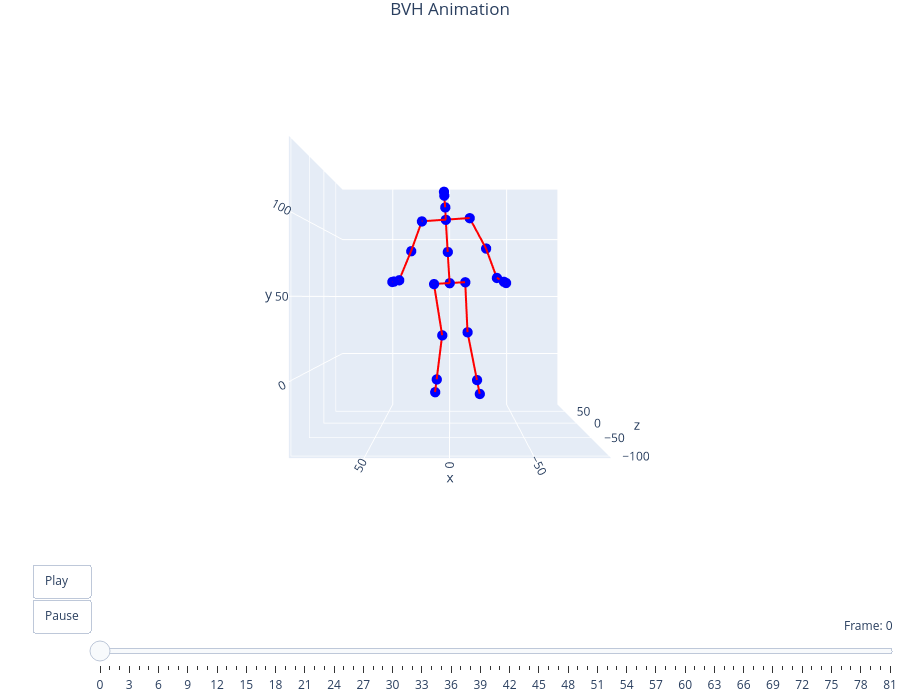

The notebook cell this image was saved under:
### Code cell
filename = "thewave"
viewer = preview_bvh(f'bvh/{filename}.bvh', True, True)

### Figure 1 — Plotly figure (JSON) as saved in the notebook; plotly's stock layout.template omitted (floating-point values rounded to 4 significant figures)
{"data": [{"hoverinfo": "text", "marker": {"color": "blue", "size": 6}, "mode": "markers", "showlegend": false, "text": ["Hips", "Spine", "Chest", "Neck", "Head", "Head_end", "LeftShoulder", "LeftArm", "LeftForeArm", "LeftHand", "LeftHand_end", "RightShoulder", "RightArm", "RightForeArm", "RightHand", "RightHand_end", "LeftUpLeg", "LeftLeg", "LeftFoot", "LeftFoot_end", "RightUpLeg", "RightLeg", "RightFoot", "RightFoot_end"], "type": "scatter3d", "x": [0, 1.386, 2.771, 3.145, 3.792, 3.987, 20.02, 27.87, 35.85, 39.21, 40.22, -14.48, -26.59, -33.93, -38.98, -40.49, 11.7, 5.593, 10.03, 11.36, -11.7, -13.53, -21.2, -23.5], "y": [60, 82.74, 105.4, 113.8, 121.0, 123.4, 104.2, 82.85, 61.53, 60.53, 60.23, 106.6, 85.02, 63.36, 60.56, 59.72, 59.31, 20.84, -14.17, -24.68, 60.69, 22.97, -14.79, -26.11], "z": [0, -8.461, -17.22, -21.12, -28.73, -30.81, -17.49, -15.21, -24.1, -28.63, -29.98, -16.96, -11.95, -19.04, -19.42, -19.54, -0.5993, 2.35, 16.75, 21.06, 0.5993, 5.047, 17.65, 21.43]}, {"hoverinfo": "none", "line": {"color": "red", "width": 4}, "mode": "lines", "showlegend": false, "type": "scatter3d", "x": [1.386, 0, null, 2.771, 1.386, null, 3.145, 2.771, null, 3.792, 3.145, null, 3.987, 3.792, null, 20.02, 2.771, null, 27.87, 20.02, null, 35.85, 27.87, null, 39.21, 35.85, null, 40.22, 39.21, null, -14.48, 2.771, null, -26.59, -14.48, null, -33.93, -26.59, null, -38.98, -33.93, null, -40.49, -38.98, null, 11.7, 0, null, 5.593, 11.7, null, 10.03, 5.593, null, 11.36, 10.03, null, -11.7, 0, null, -13.53, -11.7, null, -21.2, -13.53, null, -23.5, -21.2, null], "y": [82.74, 60, null, 105.4, 82.74, null, 113.8, 105.4, null, 121.0, 113.8, null, 123.4, 121.0, null, 104.2, 105.4, null, 82.85, 104.2, null, 61.53, 82.85, null, 60.53, 61.53, null, 60.23, 60.53, null, 106.6, 105.4, null, 85.02, 106.6, null, 63.36, 85.02, null, 60.56, 63.36, null, 59.72, 60.56, null, 59.31, 60, null, 20.84, 59.31, null, -14.17, 20.84, null, -24.68, -14.17, null, 60.69, 60, null, 22.97, 60.69, null, -14.79, 22.97, null, -26.11, -14.79, null], "z": [-8.461, 0, null, -17.22, -8.461, null, -21.12, -17.22, null, -28.73, -21.12, null, -30.81, -28.73, null, -17.49, -17.22, null, -15.21, -17.49, null, -24.1, -15.21, null, -28.63, -24.1, null, -29.98, -28.63, null, -16.96, -17.22, null, -11.95, -16.96, null, -19.04, -11.95, null, -19.42, -19.04, null, -19.54, -19.42, null, -0.5993, 0, null, 2.35, -0.5993, null, 16.75, 2.35, null, 21.06, 16.75, null, 0.5993, 0, null, 5.047, 0.5993, null, 17.65, 5.047, null, 21.43, 17.65, null]}], "layout": {"height": 700, "margin": {"b": 0, "l": 0, "r": 0, "t": 30}, "scene": {"aspectmode": "cube", "camera": {"center": {"x": 0, "y": 0, "z": 0}, "eye": {"x": 0, "y": 0, "z": -2.5}, "up": {"x": 0, "y": 1, "z": 0}}, "xaxis": {"range": [-94.66, 94.04]}, "yaxis": {"range": [-44.79, 143.9]}, "zaxis": {"range": [-105.0, 83.74]}}, "sliders": [{"active": 0, "currentvalue": {"prefix": "Frame: ", "visible": true, "xanchor": "right"}, "len": 0.9, "pad": {"b": 10, "t": 50}, "steps": [{"args": [["frame_0"], {"frame": {"duration": 0, "redraw": true}, "mode": "immediate"}], "label": "0", "method": "animate"}, {"args": [["frame_1"], {"frame": {"duration": 0, "redraw": true}, "mode": "immediate"}], "label": "1", "method": "animate"}, {"args": [["frame_2"], {"frame": {"duration": 0, "redraw": true}, "mode": "immediate"}], "label": "2", "method": "animate"}, {"args": [["frame_3"], {"frame": {"duration": 0, "redraw": true}, "mode": "immediate"}], "label": "3", "method": "animate"}, {"args": [["frame_4"], {"frame": {"duration": 0, "redraw": true}, "mode": "immediate"}], "label": "4", "method": "animate"}, {"args": [["frame_5"], {"frame": {"duration": 0, "redraw": true}, "mode": "immediate"}], "label": "5", "method": "animate"}, {"args": [["frame_6"], {"frame": {"duration": 0, "redraw": true}, "mode": "immediate"}], "label": "6", "method": "animate"}, {"args": [["frame_7"], {"frame": {"duration": 0, "redraw": true}, "mode": "immediate"}], "label": "7", "method": "animate"}, {"args": [["frame_8"], {"frame": {"duration": 0, "redraw": true}, "mode": "immediate"}], "label": "8", "method": "animate"}, {"args": [["frame_9"], {"frame": {"duration": 0, "redraw": true}, "mode": "immediate"}], "label": "9", "method": "animate"}, {"args": [["frame_10"], {"frame": {"duration": 0, "redraw": true}, "mode": "immediate"}], "label": "10", "method": "animate"}, {"args": [["frame_11"], {"frame": {"duration": 0, "redraw": true}, "mode": "immediate"}], "label": "11", "method": "animate"}, {"args": [["frame_12"], {"frame": {"duration": 0, "redraw": true}, "mode": "immediate"}], "label": "12", "method": "animate"}, {"args": [["frame_13"], {"frame": {"duration": 0, "redraw": true}, "mode": "immediate"}], "label": "13", "method": "animate"}, {"args": [["frame_14"], {"frame": {"duration": 0, "redraw": true}, "mode": "immediate"}], "label": "14", "method": "animate"}, {"args": [["frame_15"], {"frame": {"duration": 0, "redraw": true}, "mode": "immediate"}], "label": "15", "method": "animate"}, {"args": [["frame_16"], {"frame": {"duration": 0, "redraw": true}, "mode": "immediate"}], "label": "16", "method": "animate"}, {"args": [["frame_17"], {"frame": {"duration": 0, "redraw": true}, "mode": "immediate"}], "label": "17", "method": "animate"}, {"args": [["frame_18"], {"frame": {"duration": 0, "redraw": true}, "mode": "immediate"}], "label": "18", "method": "animate"}, {"args": [["frame_19"], {"frame": {"duration": 0, "redraw": true}, "mode": "immediate"}], "label": "19", "method": "animate"}, {"args": [["frame_20"], {"frame": {"duration": 0, "redraw": true}, "mode": "immediate"}], "label": "20", "method": "animate"}, {"args": [["frame_21"], {"frame": {"duration": 0, "redraw": true}, "mode": "immediate"}], "label": "21", "method": "animate"}, {"args": [["frame_22"], {"frame": {"duration": 0, "redraw": true}, "mode": "immediate"}], "label": "22", "method": "animate"}, {"args": [["frame_23"], {"frame": {"duration": 0, "redraw": true}, "mode": "immediate"}], "label": "23", "method": "animate"}, {"args": [["frame_24"], {"frame": {"duration": 0, "redraw": true}, "mode": "immediate"}], "label": "24", "method": "animate"}, {"args": [["frame_25"], {"frame": {"duration": 0, "redraw": true}, "mode": "immediate"}], "label": "25", "method": "animate"}, {"args": [["frame_26"], {"frame": {"duration": 0, "redraw": true}, "mode": "immediate"}], "label": "26", "method": "animate"}, {"args": [["frame_27"], {"frame": {"duration": 0, "redraw": true}, "mode": "immediate"}], "label": "27", "method": "animate"}, {"args": [["frame_28"], {"frame": {"duration": 0, "redraw": true}, "mode": "immediate"}], "label": "28", "method": "animate"}, {"args": [["frame_29"], {"frame": {"duration": 0, "redraw": true}, "mode": "immediate"}], "label": "29", "method": "animate"}, {"args": [["frame_30"], {"frame": {"duration": 0, "redraw": true}, "mode": "immediate"}], "label": "30", "method": "animate"}, {"args": [["frame_31"], {"frame": {"duration": 0, "redraw": true}, "mode": "immediate"}], "label": "31", "method": "animate"}, {"args": [["frame_32"], {"frame": {"duration": 0, "redraw": true}, "mode": "immediate"}], "label": "32", "method": "animate"}, {"args": [["frame_33"], {"frame": {"duration": 0, "redraw": true}, "mode": "immediate"}], "label": "33", "method": "animate"}, {"args": [["frame_34"], {"frame": {"duration": 0, "redraw": true}, "mode": "immediate"}], "label": "34", "method": "animate"}, {"args": [["frame_35"], {"frame": {"duration": 0, "redraw": true}, "mode": "immediate"}], "label": "35", "method": "animate"}, {"args": [["frame_36"], {"frame": {"duration": 0, "redraw": true}, "mode": "immediate"}], "label": "36", "method": "animate"}, {"args": [["frame_37"], {"frame": {"duration": 0, "redraw": true}, "mode": "immediate"}], "label": "37", "method": "animate"}, {"args": [["frame_38"], {"frame": {"duration": 0, "redraw": true}, "mode": "immediate"}], "label": "38", "method": "animate"}, {"args": [["frame_39"], {"frame": {"duration": 0, "redraw": true}, "mode": "immediate"}], "label": "39", "method": "animate"}, {"args": [["frame_40"], {"frame": {"duration": 0, "redraw": true}, "mode": "immediate"}], "label": "40", "method": "animate"}, {"args": [["frame_41"], {"frame": {"duration": 0, "redraw": true}, "mode": "immediate"}], "label": "41", "method": "animate"}, {"args": [["frame_42"], {"frame": {"duration": 0, "redraw": true}, "mode": "immediate"}], "label": "42", "method": "animate"}, {"args": [["frame_43"], {"frame": {"duration": 0, "redraw": true}, "mode": "immediate"}], "label": "43", "method": "animate"}, {"args": [["frame_44"], {"frame": {"duration": 0, "redraw": true}, "mode": "immediate"}], "label": "44", "method": "animate"}, {"args": [["frame_45"], {"frame": {"duration": 0, "redraw": true}, "mode": "immediate"}], "label": "45", "method": "animate"}, {"args": [["frame_46"], {"frame": {"duration": 0, "redraw": true}, "mode": "immediate"}], "label": "46", "method": "animate"}, {"args": [["frame_47"], {"frame": {"duration": 0, "redraw": true}, "mode": "immediate"}], "label": "47", "method": "animate"}, {"args": [["frame_48"], {"frame": {"duration": 0, "redraw": true}, "mode": "immediate"}], "label": "48", "method": "animate"}, {"args": [["frame_49"], {"frame": {"duration": 0, "redraw": true}, "mode": "immediate"}], "label": "49", "method": "animate"}, {"args": [["frame_50"], {"frame": {"duration": 0, "redraw": true}, "mode": "immediate"}], "label": "50", "method": "animate"}, {"args": [["frame_51"], {"frame": {"duration": 0, "redraw": true}, "mode": "immediate"}], "label": "51", "method": "animate"}, {"args": [["frame_52"], {"frame": {"duration": 0, "redraw": true}, "mode": "immediate"}], "label": "52", "method": "animate"}, {"args": [["frame_53"], {"frame": {"duration": 0, "redraw": true}, "mode": "immediate"}], "label": "53", "method": "animate"}, {"args": [["frame_54"], {"frame": {"duration": 0, "redraw": true}, "mode": "immediate"}], "label": "54", "method": "animate"}, {"args": [["frame_55"], {"frame": {"duration": 0, "redraw": true}, "mode": "immediate"}], "label": "55", "method": "animate"}, {"args": [["frame_56"], {"frame": {"duration": 0, "redraw": true}, "mode": "immediate"}], "label": "56", "method": "animate"}, {"args": [["frame_57"], {"frame": {"duration": 0, "redraw": true}, "mode": "immediate"}], "label": "57", "method": "animate"}, {"args": [["frame_58"], {"frame": {"duration": 0, "redraw": true}, "mode": "immediate"}], "label": "58", "method": "animate"}, {"args": [["frame_59"], {"frame": {"duration": 0, "redraw": true}, "mode": "immediate"}], "label": "59", "method": "animate"}, {"args": [["frame_60"], {"frame": {"duration": 0, "redraw": true}, "mode": "immediate"}], "label": "60", "method": "animate"}, {"args": [["frame_61"], {"frame": {"duration": 0, "redraw": true}, "mode": "immediate"}], "label": "61", "method": "animate"}, {"args": [["frame_62"], {"frame": {"duration": 0, "redraw": true}, "mode": "immediate"}], "label": "62", "method": "animate"}, {"args": [["frame_63"], {"frame": {"duration": 0, "redraw": true}, "mode": "immediate"}], "label": "63", "method": "animate"}, {"args": [["frame_64"], {"frame": {"duration": 0, "redraw": true}, "mode": "immediate"}], "label": "64", "method": "animate"}, {"args": [["frame_65"], {"frame": {"duration": 0, "redraw": true}, "mode": "immediate"}], "label": "65", "method": "animate"}, {"args": [["frame_66"], {"frame": {"duration": 0, "redraw": true}, "mode": "immediate"}], "label": "66", "method": "animate"}, {"args": [["frame_67"], {"frame": {"duration": 0, "redraw": true}, "mode": "immediate"}], "label": "67", "method": "animate"}, {"args": [["frame_68"], {"frame": {"duration": 0, "redraw": true}, "mode": "immediate"}], "label": "68", "method": "animate"}, {"args": [["frame_69"], {"frame": {"duration": 0, "redraw": true}, "mode": "immediate"}], "label": "69", "method": "animate"}, {"args": [["frame_70"], {"frame": {"duration": 0, "redraw": true}, "mode": "immediate"}], "label": "70", "method": "animate"}, {"args": [["frame_71"], {"frame": {"duration": 0, "redraw": true}, "mode": "immediate"}], "label": "71", "method": "animate"}, {"args": [["frame_72"], {"frame": {"duration": 0, "redraw": true}, "mode": "immediate"}], "label": "72", "method": "animate"}, {"args": [["frame_73"], {"frame": {"duration": 0, "redraw": true}, "mode": "immediate"}], "label": "73", "method": "animate"}, {"args": [["frame_74"], {"frame": {"duration": 0, "redraw": true}, "mode": "immediate"}], "label": "74", "method": "animate"}, {"args": [["frame_75"], {"frame": {"duration": 0, "redraw": true}, "mode": "immediate"}], "label": "75", "method": "animate"}, {"args": [["frame_76"], {"frame": {"duration": 0, "redraw": true}, "mode": "immediate"}], "label": "76", "method": "animate"}, {"args": [["frame_77"], {"frame": {"duration": 0, "redraw": true}, "mode": "immediate"}], "label": "77", "method": "animate"}, {"args": [["frame_78"], {"frame": {"duration": 0, "redraw": true}, "mode": "immediate"}], "label": "78", "method": "animate"}, {"args": [["frame_79"], {"frame": {"duration": 0, "redraw": true}, "mode": "immediate"}], "label": "79", "method": "animate"}, {"args": [["frame_80"], {"frame": {"duration": 0, "redraw": true}, "mode": "immediate"}], "label": "80", "method": "animate"}, {"args": [["frame_81"], {"frame": {"duration": 0, "redraw": true}, "mode": "immediate"}], "label": "81", "method": "animate"}], "x": 0.1, "xanchor": "left", "y": 0, "yanchor": "top"}], "title": {"text": "BVH Animation", "x": 0.5, "xanchor": "center"}, "updatemenus": [{"buttons": [{"args": [null, {"frame": {"duration": 83, "redraw": true}, "fromcurrent": true, "mode": "immediate"}], "label": "Play", "method": "animate"}, {"args": [[null], {"frame": {"duration": 0, "redraw": false}, "mode": "immediate"}], "label": "Pause", "method": "animate"}], "showactive": false, "type": "buttons", "x": 0.1, "xanchor": "right", "y": 0, "yanchor": "top"}]}}
